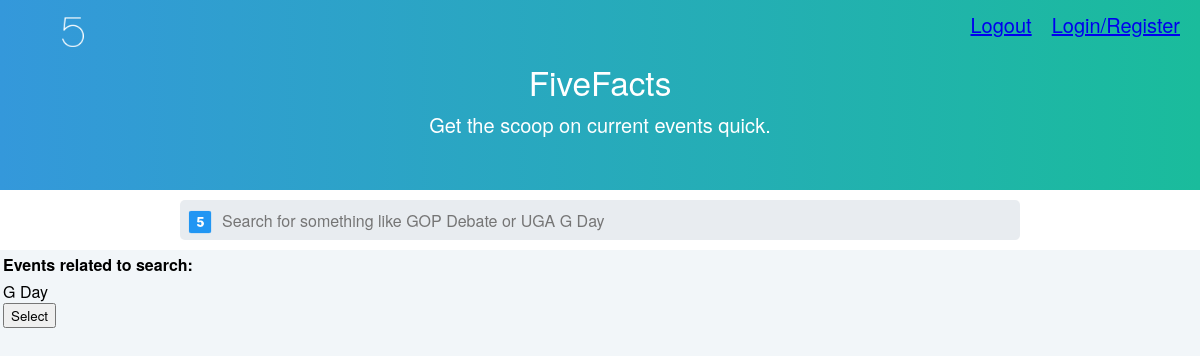
Before: /searchResults.php with the older database file.
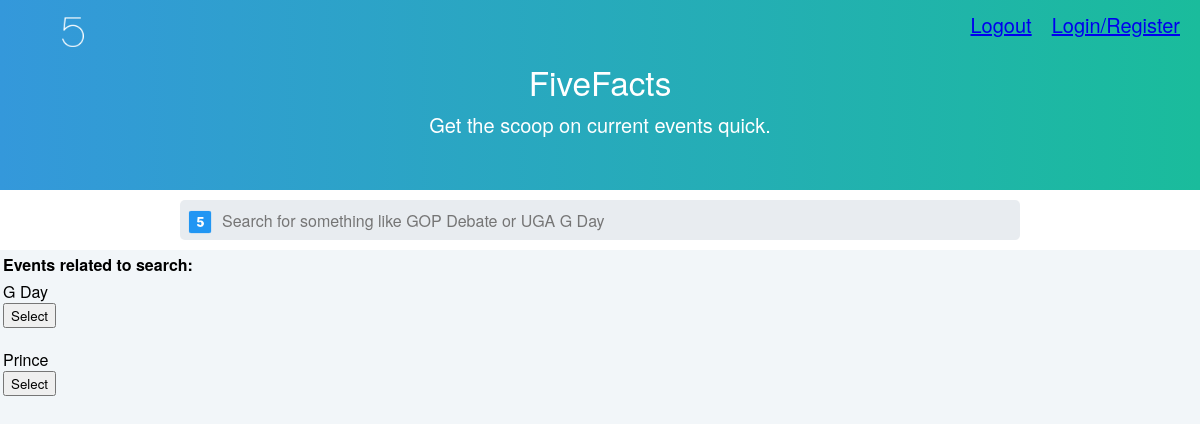
After: the same page with the newer database file.
### tables this page shows
CREATE TABLE `Event` (
  `name` varchar(500) NOT NULL,
  `factOne` text NOT NULL,
  `factTwo` text NOT NULL,
  `factThree` text NOT NULL,
  `factFour` text NOT NULL,
  `factFive` text NOT NULL,
  `vote1` int(3) NOT NULL DEFAULT '0',
  `vote2` int(3) NOT NULL DEFAULT '0',
  `vote3` int(3) NOT NULL DEFAULT '0',
  `vote4` int(3) NOT NULL DEFAULT '0',
  `vote5` int(3) NOT NULL DEFAULT '0',
  `linkOne` varchar(50) NOT NULL,
  `linkTwo` varchar(50) DEFAULT NULL,
  `linkThree` varchar(50) DEFAULT NULL,
  `picture` varchar(50) NOT NULL,
  `userCreated` varchar(50) NOT NULL
);

### searchResults.php (the view, shortened to what this page needs)
	<head>
		<link rel="stylesheet" type="text/css" href="landing.css">
	</head>
	<body>
		<div id="header">
			<div id="login"> <a href="login.php">Login/Register</a></div>
			<div id="logout"> <a href="logout.php">Logout</a></div>
			<img src='5FactsLogo.png' height='50px' width='50px'/>
        	<div id="headline"> FiveFacts </div>
        	<div id="tagline">Get the scoop on current events quick.</div>
    	</div>
    	<form id='SearchForm' action="searchResults.php" method="post">
  			<input id='SearchBar' type="text" name="search" placeholder='Search for something like GOP Debate or UGA G Day'  style='text-indent:40px;'/>
		</form>
		<?php
			$servername = "localhost";
			$username = "root";
			$password = "";
			try {
  			  $conn = new PDO("mysql:host=$servername;dbname=5facts", $username, $password);
			  $conn->setAttribute(PDO::ATTR_ERRMODE, PDO::ERRMODE_EXCEPTION);
		  		}
			catch(PDOException $e) {
			  echo "Connection failed: " . $e->getMessage();
    		  }
			$variable = $conn->prepare("SELECT name FROM Event");
			$variable->execute();
			echo "<table> <tr> <td><b>Events related to search: </b>".
				htmlspecialchars($_POST["search"]) . "</td></tr>";
			while($table = $variable->fetch( PDO::FETCH_ASSOC )){
				$eventID = $table['name'];
				echo "<tr><td>" . $table['name'] . "<form id='eventForm' action ='eventDetails.php' method='post'><input type='hidden' name='eventID' value='$eventID'/><input type='submit' value='Select'/></form></td></tr>";
			}
			echo "</table>";
		?>
	</body>
</html>

### landing.css (style rules this page uses)
* { font-family: 'Helvetica Neue', Helvetica, Arial, sans-serif; }
#header { background-color: #3498db; background: -webkit-linear-gradient(left, #3498db, #1abc9c); background: -o-linear-gradient(right, #3498db, #1abc9c); background: -moz-linear-gradient(right, #3498db, #1abc9c); background: linear-gradient(to right, #3498db, #1abc9c); }
#header > img { padding: 0.5em 0em 0em 3em; }
#headline { color: white; font-size: 25pt; padding: 0em 0em 0.1em 0em; text-align: center; font-weight: 200; }
#login , #logout { float: right; font-size: 15pt; text-align: right; margin-right: 20px; margin-top: 10px; }
#SearchForm { background-color: white; margin: auto; position: relative; height: 60px; width: 100%; }
#SearchBar { position: absolute; display: block; border-style: none; background-color: #E8ECF0; font-size: 12pt; margin: auto; width: 70%; height: 40px; top: 10px; left: 15%; border-radius: 5px; background-image:url(5FactsSearchIcon.png); background-repeat: no-repeat; background-position: 5px 6.5px; background-size: 30px 30px; }
#tagline { font-size: 15pt; color: white; padding: 0.1em 0em 3em 0em; background-size: 100%, 100%; margin: 0px; text-align: center; font-weight: 100; height: 20px; width: 100%; }
body { margin: 0; padding: 0; background-color: #F2F6F9; }

Changed rows visible on the page:
added event: name "Prince"
